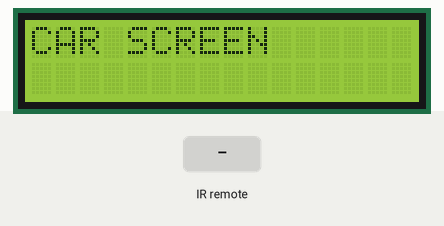
The sketch below on a simulated Arduino Uno, built with avr-gcc and run on an emulated ATmega328P. Shown: 16×2 character LCD. The inputs (shaded band) are chosen by the test bench.

Above: at 1.2 s.
1.3 s: infrared code 0xFF02FD received
At 2.2 s:
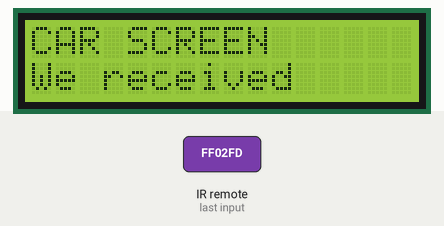
4.3 s: infrared code 0xFF22DD received
At 5.7 s:
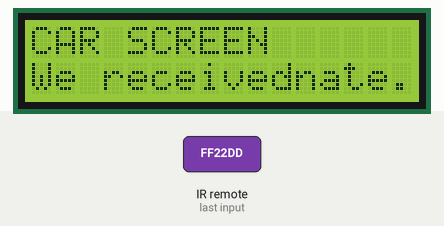
9.8 s: infrared code 0xFFC23D received
At 11.7 s:
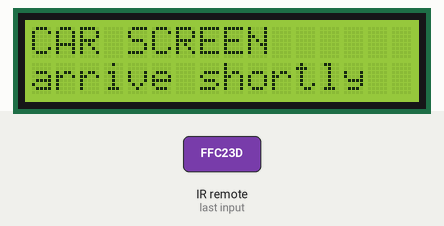
12.8 s: infrared code 0xFFA25D received
At 13.6 s:
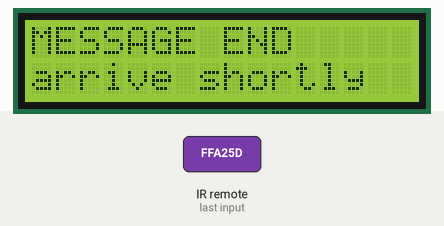
14.3 s: infrared code 0xFF629D received
At 15.5 s:
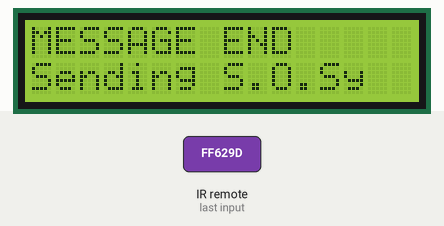
15.8 s: infrared code 0xFFB04F received
At 17.0 s:
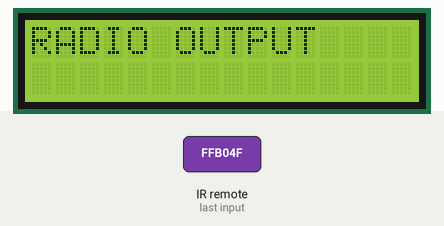
Timing chart, 0 to 18.3 s (numbered marks = the images above; inputs shaded):
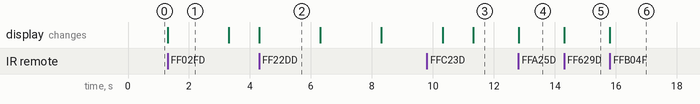

Measured:
- after the input at 1.3 s, the display: changes at once (image 1)
- after the input at 4.3 s, the display: changes at once (image 2)
- after the input at 9.8 s, the display: first differs from a run without the input after 0.52 s (image 3 shows a later state)
- after the input at 12.8 s, the display: changes at once (image 4)
- after the input at 14.3 s, the display: changes at once (image 5)
- after the input at 15.8 s, the display: changes at once (image 6)
- what the display in image 1 shows lasts 2.0 s, from 1.3 s to 3.3 s

The sketch:

CarArduino.ino
```cpp
#include "IRremote.h"
#include <LiquidCrystal.h>

#define PIN_RECEIVER 6   // Signal Pin for IR receiver
#define LED_BUZZER 5   // Signal pin for LED and Buzzer

IRrecv carIRRecv(PIN_RECEIVER);    // define receiver object
decode_results cmd;

LiquidCrystal lcd(7, 8, 9, 10, 11, 12);   // signal pin for LCD

bool sent = false;   // bool for indicating whether a signla was sent
bool endOfMessage = false;


/***************************************Setup()**********************************/
void setup()
{
  Serial.begin(9600);
  lcd.begin(16, 2);   // initialize LCD
  lcd.print("CAR SCREEN");     // this circuit would represent a car
  carIRRecv.enableIRIn(); // Start the receiver

/*****************************************
  // while a S.O.S is not sent
  while(!sent)
  {
    // Checks received an IR signal
    if (carIRRecv.decode(&cmd)) {
      // if we sent a S.O.S(0xFF629D) signal
      if(cmd.value == 0xFF629D)
      {
        // display S.O.S
        lcd.clear();
        lcd.print("CAR OUTPUT");
        Serial.print("!!!");
        lcd.setCursor(0, 1);
        translateIR();

        // turn on and off the LEDs and buzzer for five times
        for(int i = 0; i < 5; i++)
        {
          digitalWrite(LED_BUZZER, HIGH); // turn on
          delay(1000); // wait 1s
          digitalWrite(LED_BUZZER, LOW); // turn off
          delay(1000); // wait 1s
        } // end for
        sent = true; // message sent
      } // end if
      else{ // keep reading the next signal
        Serial.print("@");
        carIRRecv.resume();  // Receive the next value
      } // end else
    } // end if
  } // end while
************************************************/
} // end setup()

/***************************************loop()**********************************/
void loop()
{

  // Checks received an IR signal
  if (carIRRecv.decode(&cmd)) {
    translateIR();  // take action for the signal
    carIRRecv.resume();  // Receive the next value
  } // end if
} // end loop


/*************************************translateIR()**********************************/
void translateIR()
{
  // Takes command based on IR code received
  switch (cmd.value) {
    case 0xFF02FD:
      lcd.setCursor(0, 1);
      lcd.print("We received");
      delay(2000);
      lcd.setCursor(0, 1);
      lcd.print("                ");
      lcd.setCursor(0, 1);
      lcd.print("your cooedinate.");
      break; //PAUSE
    case 0xFFA25D:
      lcd.home();
      lcd.print("                ");
      lcd.home();
      lcd.write("MESSAGE END");
      break;//POWER
    case 0xFF629D: // VOL+
      lcd.setCursor(0, 1);
      lcd.print("Sending S.O.S");
      break;
    case 0xFFB04F:  // ST/REPT, RTC
      lcd.clear();
      lcd.home();
      lcd.print("RADIO OUTPUT");
      break;
    case 0xFF22DD:  // |<<
      lcd.setCursor(0, 1);
      lcd.print("We received");
      delay(2000);
      lcd.setCursor(0, 1);
      lcd.print("                ");
      lcd.setCursor(0, 1);
      lcd.print("your signal.");
      delay(2000);
      lcd.setCursor(0, 1);
      lcd.print("                ");
      lcd.setCursor(0, 1);
      lcd.print("Please enter ");
      delay(2000);
      lcd.setCursor(0, 1);
      lcd.print("                ");
      lcd.setCursor(0, 1);
      lcd.print("your coordinate.");
      break;
    case 0xFFC23D:  // >>|
      lcd.setCursor(0, 1);
      lcd.print("We will");
      delay(1000);
      lcd.setCursor(0, 1);
      lcd.print("                ");
      lcd.setCursor(0, 1);
      lcd.print("arrive shortly");
      break;
    case 0xFF906F: // UP, CTR, ignor
      lcd.print("*");
      endOfMessage = false;
      while(!endOfMessage)
      {
        // Checks received an IR signal
        if (carIRRecv.decode(&cmd)) {
          // if we sent a END(162) signal
          if(cmd.value == 0xFFA25D)
          {
            endOfMessage = true;
            lcd.print("*");
          } // end if
          else{ // keep reading the next signal
            carIRRecv.resume();  // Receive the next value
          } // end else
        } // end if
      } // end while
      break;
  } // end switch
} // end function
```
